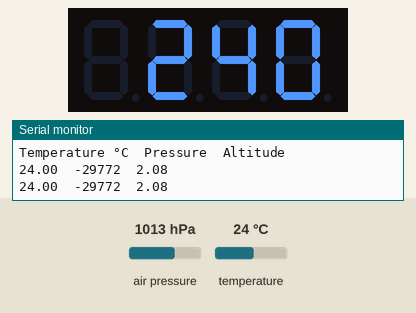
This sketch was run on a simulated Arduino Uno, built with avr-gcc and run on an emulated ATmega328P. Parts: 4-digit seven-segment display, the last lines printed to the serial monitor. Inputs (shaded band) come from the test bench; at power-on: temperature 24 °C, air pressure 1013 hPa.

Above: at 1.2 s.
1.3 s: temperature set to 12 °C
At 3.3 s:
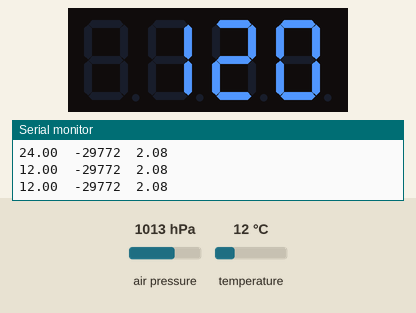
3.6 s: temperature set to 19 °C
At 4.7 s:
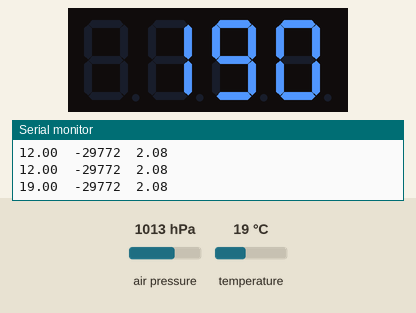
5.6 s: temperature set to 28 °C
At 7.2 s:
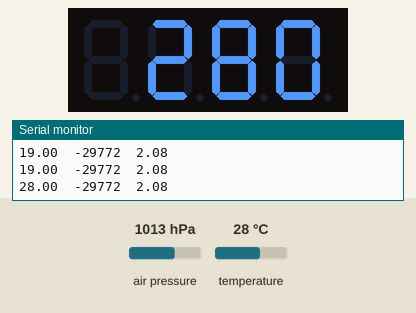
Timing chart, 0 to 8.7 s (numbered marks = the images above; inputs shaded):
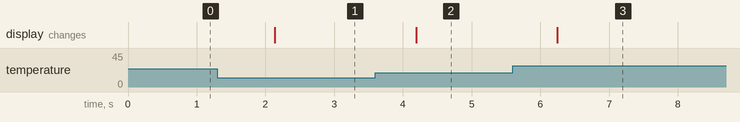

The sketch:

dht_mqtt.ino
```cpp
// BMP180
#include <Wire.h>
#include <Adafruit_BMP085.h>
// Display
#include <TM1637Display.h>

#define PRJ_VERSION 1

// wait time (ms)
#define LOOP_WAIT 1000

// I2C pins
#define IC_CLK  14
#define IC_DATA 12

// display pins
#define CLK   2
#define DATA  0

// Display
TM1637Display display(CLK, DATA);

//Sensor

// Connect VCC of the BMP085 sensor to 3.3V (NOT 5.0V!)
// Connect GND to Ground
// Connect SCL to i2c clock - on '168/'328 Arduino Uno/Duemilanove/etc thats Analog 5 esp8266 -> #5
// Connect SDA to i2c data - on '168/'328 Arduino Uno/Duemilanove/etc thats Analog 4  esp8266 -> #4
// EOC is not used, it signifies an end of conversion
// XCLR is a reset pin, also not used here

Adafruit_BMP085 bmp;

// Datas
float temperature = -1;
float altitude = -1;
int pressure = -1;
short loopCnt = 0;

void setup()
{
    Serial.begin(115200);
    Serial.println("sensor to mqtt");
    Serial.print("VERSION: ");
    Serial.println(PRJ_VERSION);
    Serial.println();

    //Wire.pins(int sda, int scl)
    Wire.pins(IC_DATA, IC_CLK);

    //
    // Display
    //
    display.setBrightness(0x0f);
    // All segments on
    displayAllOn();

      if (!bmp.begin()) {
        Serial.println("Could not find a valid BMP180 sensor, check wiring!");
        // loop will force reboot
        while (1) {}
      }

    // première mesure
    Serial.println("Lancement de la première mesure");
    displayAllOff();


    Serial.println("Type,\tstatus,\tHumidity (%),\tTemperature (C)\tTime (us)");
}

void loop()
{
    readSensor();
    trace();
    displayTemperature();
    delay(LOOP_WAIT);
}

void readSensor(){
    //Serial.println("Read bpm180");
    // READ DATA
    float myTemperature = bmp.readTemperature();
    if(myTemperature<150){
      // assumed correct read
      temperature = myTemperature;
      pressure = bmp.readPressure();
      altitude = bmp.readAltitude();
    }
}

void trace(){
    // DISPLAY DATA
    if(loopCnt++ %20 == 0){
      printHeader();
    }
    printData(temperature, pressure, altitude);
}

void printData(float aTemperature, int aPressure, float aAltitude){
  Serial.print(aTemperature);
  Serial.print("\t");
  Serial.print(aPressure);
  Serial.print("\t");
  Serial.print(aAltitude);
  Serial.println("");
}

void printHeader(){
  Serial.println("Temperature °C\tPressure\tAltitude");
}


/**
 * All segments on the display to on
 */
void displayAllOn(){
  // All segments on
  displayAll(0xff);
}

/**
 * All segments on the display to off
 */
void displayAllOff(){
  // All segments off
  displayAll(0);
}

/**
 * Display same pattern on all segments
 */
void displayAll(uint8_t aValue){
  // All segments on the same value
  Serial.print("all to ");
  Serial.println(aValue);
  uint8_t data[] = { aValue, aValue, aValue, aValue };
  display.setSegments(data);
}

/**
 * Display on the embedded hardware
 */
void displayTemperature(){
    //Serial.print("Display temperature : ");
    //Serial.print(temperature, 1);
    //Serial.println("°C");

    display.showNumberDec(temperature * 10, false, 4, 0);
}
```

Measured:
- after the input at 1.3 s, the display: changes after 0.83 s (image 1)
- after the input at 3.6 s, the display: changes after 0.59 s (image 2)
- after the input at 5.6 s, the display: changes after 0.65 s (image 3)
